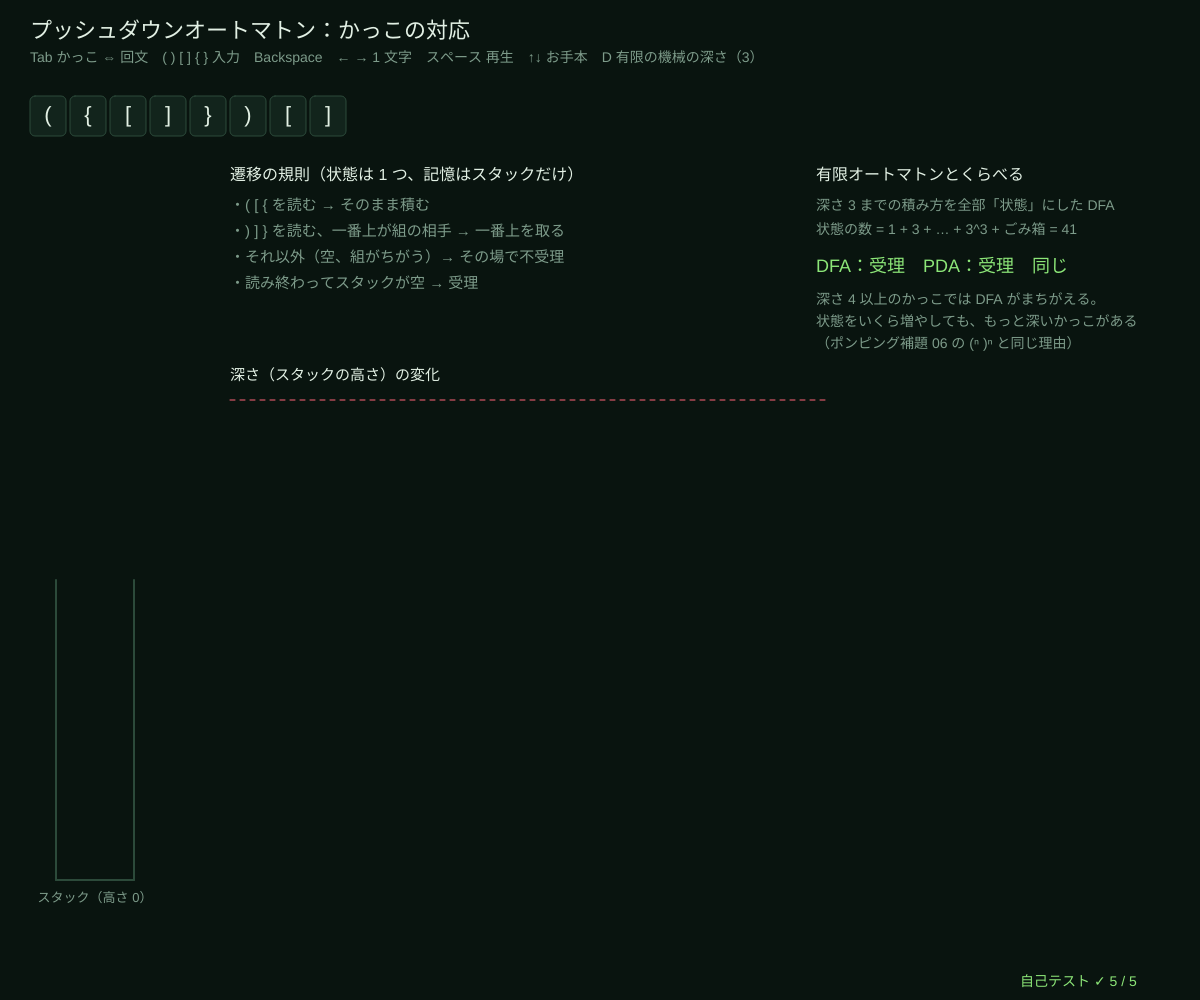
Frame 1 (no input)
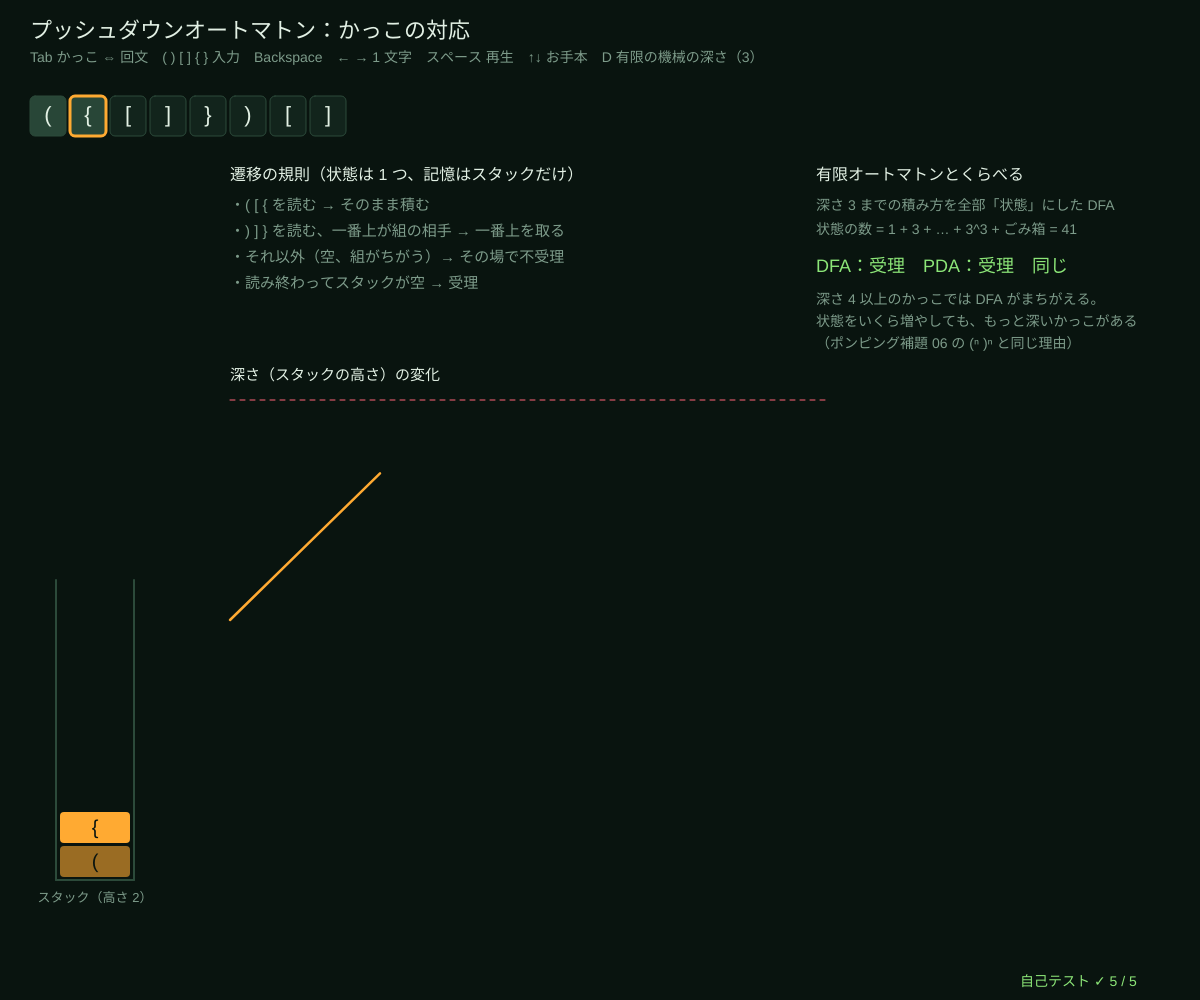
Frame 60 (no input)
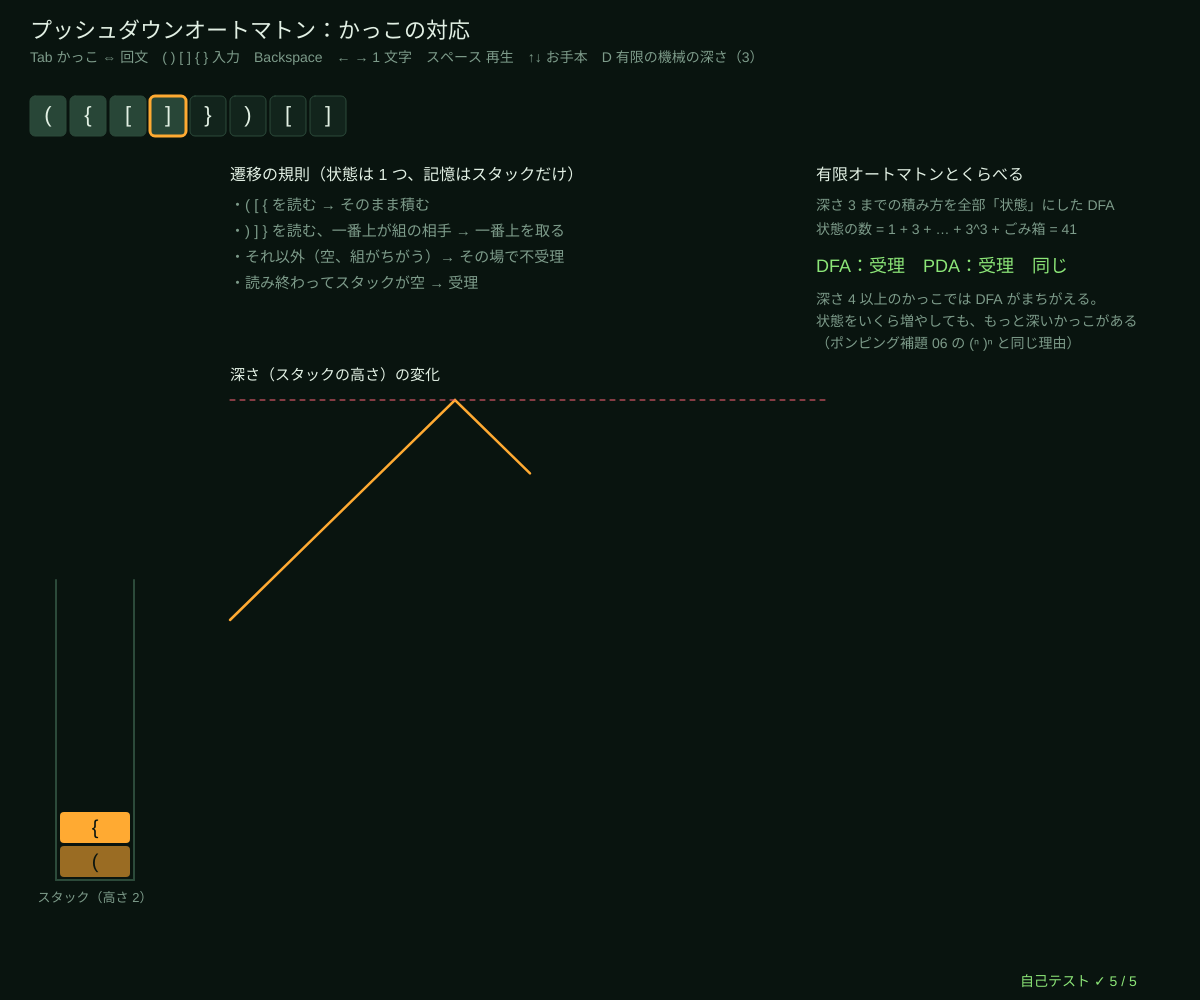
Frame 120 (the mouse pressed at the canvas centre since frame 60)

The p5.js sketch that drew these frames (run headless with seeded random() and noise() and a simulated clock; from frame 60 on, the mouse is pressed at the canvas centre):

// p5.js sketch
// ── sketch.js
// ============================================
// 08 プッシュダウンオートマトン ─ 有限オートマトンに「スタック（積み重ねの記憶）」を 1 本つけた機械
// かっこ：開きかっこは積む、閉じかっこは一番上と組なら取る。最後にスタックが空なら受理。深さに上限がないのが強み。
// 有限の機械は「深さ D まで」しか覚えられない（状態の数 = 積み方の数）。D + 1 段で必ずまちがえる。
// 回文 w wᴿ：どこが真ん中かわからないので、毎回「ここが真ん中」と推測する枝を全部ためす（非決定性 → 枝の探索）
// Tab かっこ ⇔ 回文 / 文字キー 入力（かっこ：( ) [ ] { }、回文：a b）/ Backspace 消す / ← → 1 文字 / スペース 自動再生 / ↑↓ お手本 / D 有限の機械の深さ
// ============================================

const PAIRS = { ')': '(', ']': '[', '}': '{' };
const BR_PRESETS = ['({[]})[]', '(([]){})', '([)]', '((((()))))', '(()', '{[()()]}{}'];
const PAL_PRESETS = ['abba', 'abaaba', 'abab', 'aabbaa', 'baab', 'aaaa'];
let pdaMode = 'br', word = BR_PRESETS[0], pIdx = 0, tpos = 0, playing = true, playT = 0, depthD = 3, trace, branches;

function setup() {
  createCanvas(windowWidth, windowHeight);
  selfTest();
  rerun();
}
function windowResized() { resizeCanvas(windowWidth, windowHeight); }
// ★ かっこの PDA（決定的）：1 文字ごとのスタックの様子を返す
function bracketPda(s) {
  let stk = [], snaps = [[]], fail = -1;
  for (let i = 0; i < s.length; i++) {
    let c = s[i];
    if ('([{'.indexOf(c) >= 0) stk.push(c);                       // 開き → 積む
    else if (stk.length && stk[stk.length - 1] === PAIRS[c]) stk.pop();   // 閉じ ＋ 一番上が組 → 取る
    else { fail = i; snaps.push(stk.slice()); break; }               // 組にならない → 不受理
    snaps.push(stk.slice());
  }
  return { ok: fail < 0 && stk.length === 0, snaps, fail };
}
// ★ 有限の機械：積み方を深さ D までだけ覚える DFA（状態の数 = 1 + 3 + 9 + … + 3^D）。D を超えたら「ごみ箱」へ
function boundedDfa(s, D) {
  let stk = '';
  for (let c of s) {
    if ('([{'.indexOf(c) >= 0) { stk += c; if (stk.length > D) return false; }
    else if (stk.length && stk[stk.length - 1] === PAIRS[c]) stk = stk.slice(0, -1);
    else return false;
  }
  return stk === '';
}
function boundedStates(D) { let n = 0; for (let k = 0; k <= D; k++) n += Math.pow(3, k); return n + 1; }
// ★ 回文 w wᴿ の PDA（非決定的）：枝 = 「真ん中は k 文字目のあと」の推測。全部の枝を同時に動かす
function palindromePda(s) {
  let br = [];
  for (let k = 0; k <= s.length; k++) {                // k 文字読んだあとに ε で「戻す段階」へ
    let stk = [], snaps = [], dead = -1;
    for (let i = 0; i < s.length; i++) {
      if (i < k) stk.push(s[i]);
      else if (stk.length && stk[stk.length - 1] === s[i]) stk.pop();
      else { dead = i; break; }
      snaps.push(stk.slice());
    }
    br.push({ k, snaps, dead, ok: dead < 0 && stk.length === 0 });
  }
  return { branches: br, ok: br.some((b) => b.ok) };
}
function rerun() {
  if (pdaMode === 'br') trace = bracketPda(word); else branches = palindromePda(word);
  tpos = 0; playing = true; playT = 0;
}

function draw() {
  background(...BG);
  hudTitle(pdaMode === 'br' ? 'プッシュダウンオートマトン：かっこの対応' : 'プッシュダウンオートマトン：回文 w wᴿ を非決定的に',
    'Tab かっこ ⇔ 回文　' + (pdaMode === 'br' ? '( ) [ ] { }' : 'a b') + ' 入力　Backspace　← → 1 文字　スペース 再生　↑↓ お手本' + (pdaMode === 'br' ? '　D 有限の機械の深さ（' + depthD + '）' : ''));
  if (playing && ++playT % 30 === 0) { if (tpos < word.length) tpos++; else playing = false; }
  tpos = clampv(tpos, 0, word.length);
  // 入力
  for (let i = 0; i < word.length; i++) {
    stroke(...(i === tpos - 1 ? AMBER : WIRE)); strokeWeight(i === tpos - 1 ? 3 : 1); fill(...(i < tpos ? [40, 70, 55] : PANEL)); rect(30 + i * 40, 96, 36, 40, 5);
    noStroke(); fill(...INK); textAlign(CENTER, CENTER); textSize(22); text(word[i], 48 + i * 40, 116);
  }
  if (pdaMode === 'br') drawBrackets(); else drawPalindrome();
  drawSelfTest(width - 180, height - 14);
}
function drawStack(stk, x, yBottom, w, col, label) {     // 下から積む
  noStroke(); fill(...DIMC); textSize(13); textAlign(CENTER, BASELINE); text(label, x + w / 2, yBottom + 22);
  stroke(...WIRE); strokeWeight(2); line(x - 4, yBottom, x + w + 4, yBottom); line(x - 4, yBottom, x - 4, yBottom - 300); line(x + w + 4, yBottom, x + w + 4, yBottom - 300);
  let h = Math.min(34, 290 / Math.max(1, stk.length));
  stk.forEach((c, i) => { noStroke(); fill(...col, i === stk.length - 1 ? 255 : 150); rect(x, yBottom - (i + 1) * h, w, h - 3, 4); fill(10, 20, 15); textAlign(CENTER, CENTER); textSize(Math.min(20, h * 0.7)); text(c, x + w / 2, yBottom - (i + 0.5) * h - 1); });
}
function drawBrackets() {
  let k = Math.min(tpos, trace.snaps.length - 1), stk = trace.snaps[k], failed = trace.fail >= 0 && tpos > trace.fail;
  drawStack(stk, 60, height - 120, 70, AMBER, 'スタック（高さ ' + stk.length + '）');
  let x = 230; noStroke(); textAlign(LEFT, BASELINE); fill(...INK); textSize(16);
  text('遷移の規則（状態は 1 つ、記憶はスタックだけ）', x, 180);
  fill(...DIMC); textSize(15);
  ['( [ { を読む → そのまま積む', ') ] } を読む、一番上が組の相手 → 一番上を取る', 'それ以外（空、組がちがう）→ その場で不受理', '読み終わってスタックが空 → 受理'].forEach((r, i) => text('・' + r, x, 210 + i * 26));
  textSize(22);
  if (tpos >= word.length || failed) { fill(...(trace.ok ? LIME : ROSE)); text(trace.ok ? '受理（スタックが空）' : failed ? '不受理：' + (trace.fail + 1) + ' 文字目の「' + word[trace.fail] + '」の相手がいない' : '不受理：スタックに ' + stk.length + ' 個残った', x, 340); }
  // 深さのグラフ
  let gx = x, gy = 380, gw = width * 0.5, gh = Math.min(220, height - 520), maxD = Math.max(1, ...trace.snaps.map((s) => s.length));
  fill(...INK); textSize(15); text('深さ（スタックの高さ）の変化', gx, gy);
  stroke(...AMBER); strokeWeight(2.5); noFill(); beginShape();
  for (let i = 0; i <= k; i++) vertex(gx + (i / Math.max(1, word.length)) * gw, gy + 20 + gh - (trace.snaps[i].length / maxD) * gh);
  endShape();
  stroke(...ROSE); strokeWeight(1); drawingContext.setLineDash([5, 5]); let yD = gy + 20 + gh - (depthD / maxD) * gh; if (depthD <= maxD) line(gx, yD, gx + gw, yD); drawingContext.setLineDash([]);
  // 有限の機械とくらべる
  let px = width * 0.68, fin = boundedDfa(word, depthD);
  noStroke(); textAlign(LEFT, BASELINE); fill(...INK); textSize(16); text('有限オートマトンとくらべる', px, 180);
  fill(...DIMC); textSize(14);
  text('深さ ' + depthD + ' までの積み方を全部「状態」にした DFA', px, 210);
  text('状態の数 = 1 + 3 + … + 3^' + depthD + ' + ごみ箱 = ' + boundedStates(depthD), px, 234);
  fill(...(fin === trace.ok ? LIME : ROSE)); textSize(18);
  text('DFA：' + (fin ? '受理' : '不受理') + '　PDA：' + (trace.ok ? '受理' : '不受理') + (fin === trace.ok ? '　同じ' : '　ちがう！'), px, 272);
  fill(...DIMC); textSize(14);
  text('深さ ' + (depthD + 1) + ' 以上のかっこでは DFA がまちがえる。', px, 304);
  text('状態をいくら増やしても、もっと深いかっこがある', px, 326);
  text('（ポンピング補題 06 の (ⁿ )ⁿ と同じ理由）', px, 348);
}
function drawPalindrome() {
  let bs = branches.branches, y0 = 170, rh = Math.min(40, (height - 280) / bs.length);
  noStroke(); textAlign(LEFT, BASELINE); fill(...INK); textSize(16);
  text('枝 = 「真ん中は k 文字目のあと」という推測。前半は積み、後半は一番上と同じ文字なら取る', 30, y0 - 12);
  bs.forEach((b, r) => {
    let y = y0 + r * rh, alive = b.dead < 0 || tpos <= b.dead, done = tpos >= word.length;
    fill(...(done ? (b.ok ? LIME : ROSE) : alive ? INK : [90, 100, 95])); textSize(14);
    text('k = ' + b.k + (done ? (b.ok ? '　受理！' : b.dead >= 0 ? '　' + (b.dead + 1) + ' 文字目で行き止まり' : '　スタックが残る') : alive ? '' : '　行き止まり'), 30, y + rh * 0.6);
    let stk = tpos === 0 ? [] : b.snaps[Math.min(tpos, b.snaps.length) - 1] || [];
    stk.forEach((c, i) => { fill(...(alive ? (i < b.k ? AMBER : CYAN) : [70, 80, 75])); rect(290 + i * 24, y + 4, 21, rh - 8, 3); fill(10, 20, 15); textAlign(CENTER, CENTER); textSize(13); text(c, 300 + i * 24, y + rh / 2); textAlign(LEFT, BASELINE); });
    stroke(...WIRE); strokeWeight(1); line(290 + b.k * 0, y + rh, 290 + 24 * 12, y + rh); noStroke();
  });
  let px = width * 0.62; fill(...INK); textSize(16); text('非決定性 = 枝を全部ためす', px, y0 + 20);
  fill(...DIMC); textSize(14);
  ['枝の数 = 文字数 + 1 = ' + bs.length + '（どこで折り返すか）', '1 本でも受理すれば受理（どの推測が正しいか知らなくてよい）', '長さが奇数の回文（aba）は w wᴿ ではないので受理しない', '決定的な PDA では回文は判定できない（真ん中がわからない）'].forEach((t, i) => text('・' + t, px, y0 + 52 + i * 26));
  if (tpos >= word.length) { fill(...(branches.ok ? LIME : ROSE)); textSize(22); text(branches.ok ? '受理：w wᴿ の形' : '不受理：どの枝も受理しない', px, y0 + 180); }
}

function keyPressed() {
  if (key === 'Tab') { pdaMode = pdaMode === 'br' ? 'pal' : 'br'; pIdx = 0; word = (pdaMode === 'br' ? BR_PRESETS : PAL_PRESETS)[0]; rerun(); return false; }
  let allowed = pdaMode === 'br' ? '()[]{}' : 'ab';
  if (allowed.indexOf(key) >= 0 && key.length === 1) { word = typeInto(word, key, allowed, pdaMode === 'br' ? 24 : 12); rerun(); return false; }
  if (key === 'Backspace') { word = word.slice(0, -1); rerun(); }
  if (key === RIGHT_ARROW) { playing = false; tpos = Math.min(word.length, tpos + 1); }
  if (key === LEFT_ARROW) { playing = false; tpos = Math.max(0, tpos - 1); }
  if (key === ' ') { if (tpos >= word.length) tpos = 0; playing = !playing; playT = 0; }
  if (key === UP_ARROW || key === DOWN_ARROW) { let ps = pdaMode === 'br' ? BR_PRESETS : PAL_PRESETS; pIdx = (pIdx + (key === UP_ARROW ? ps.length - 1 : 1)) % ps.length; word = ps[pIdx]; rerun(); }
  if (key === 'd' || key === 'D') depthD = depthD % 6 + 1;
  return false;
}

// ---- 自己テスト
function selfTest() {
  selfTestResults = [];
  seedRng(8); let okCnt = true, okMix = true;
  for (let k = 0; k < 600; k++) {
    let s = rndString('()', rndInt(0, 14)), c = 0, good = true;
    for (let ch of s) { c += ch === '(' ? 1 : -1; if (c < 0) good = false; }     // 数えるだけの判定（1 種類なら十分）
    if (bracketPda(s).ok !== (good && c === 0)) okCnt = false;
    let m = rndString('()[]{}', rndInt(0, 12)), r = m, prev;
    do { prev = r; r = r.replace(/\(\)|\[\]|\{\}/g, ''); } while (r !== prev);   // 組を消し続けて空になるか
    if (bracketPda(m).ok !== (r === '')) okMix = false;
  }
  check('( ) だけの 600 個：PDA = カウンタの判定（途中で負にならず最後が 0）', okCnt);
  check('3 種類のかっこ 600 個：PDA = 「() [] {} を消し続けて空になる」', okMix);
  let okB = true;
  for (let s of allStrings(['(', ')', '['], 8)) { let p = bracketPda(s), d = Math.max(...p.snaps.map((x) => x.length)); if (d <= 3 && boundedDfa(s, 3) !== p.ok) okB = false; }
  check('深さ 3 までの DFA（' + boundedStates(3) + ' 状態）は深さ 3 以内なら PDA と同じ、深さ 4 の (((()))) をまちがえる', okB && bracketPda('(((())))').ok && !boundedDfa('(((())))', 3));
  let okP = allStrings(['a', 'b'], 10).every((s) => palindromePda(s).ok === (s.length % 2 === 0 && s === [...s].reverse().join('')));
  check('回文 PDA（枝の探索）= 「長さが偶数で逆から読んでも同じ」、長さ 10 までの全部 2047 個', okP);
  check('abba は k = 2 の枝だけが受理、abab はどの枝も受理しない', palindromePda('abba').branches.filter((b) => b.ok).map((b) => b.k).join() === '2' && !palindromePda('abab').ok);
  reportSelfTest();
}

// ---------- やってみよう ----------
// 1. ((((((((((  ))))))))))  のように深くすると、D の DFA はどこでまちがえる？ D を増やすと状態は 3 倍ずつ増える
// 2. 「([)]」はなぜ不受理？ スタックの一番上を見よう。数えるだけ（カウンタ）では見分けられない
// 3. 回文で、長さ 12 の文字列だと枝は 13 本。受理する枝はいくつある？（aaaa はいくつ？）
// 4. 奇数の長さの回文（aba）も受理するには、「真ん中の 1 文字を読みとばす」枝を足せばよい。palindromePda を変えてみよう
// 5. スタックを 2 本にすると？ → チューリング機械と同じ強さになる（10）

// ==================================================
// ここから下は「オートマトンの道具」（中身は読まなくても OK。消さないでね）
// ==================================================
// ---- 色と小さな道具
const BG = [9, 20, 15];                 // 背景（回路基板の黒緑）
const INK = [226, 240, 228];            // 文字（蛍光の白）
const AMBER = [255, 170, 50], CYAN = [70, 215, 230], LIME = [140, 230, 120], ROSE = [255, 100, 120], VIOLET = [185, 150, 255];
const DIMC = [125, 155, 138], PANEL = [18, 36, 28], WIRE = [44, 74, 58];
function clampv(v, a, b) { return v < a ? a : v > b ? b : v !== v ? a : v; }     // NaN なら a に戻す
function fmtN(v, d) { if (typeof v !== 'number' || v !== v) return '?'; return v.toFixed(d === undefined ? 2 : d); }
function hudTitle(t, sub) {              // 左上のタイトルと操作の説明
  noStroke(); fill(...INK); textSize(22); textAlign(LEFT, BASELINE); text(t, 30, 38);
  fill(...DIMC); textSize(14); textLeading(19); text(sub, 30, 62);
}
function typeInto(s, ch, allowed, maxLen) {   // 文字の入力：allowed に入っている 1 文字だけ足す（長さの上限つき）
  if (typeof ch !== 'string' || ch.length !== 1 || allowed.indexOf(ch) < 0) return s;
  return s.length < (maxLen || 40) ? s + ch : s;
}
// ---- 種つきの乱数（同じ種なら毎回同じ列 → 実験をくり返せる）
let rngState = 1;
function seedRng(s) { rngState = (s >>> 0) || 1; }
function rnd() {                       // 0〜1 の一様乱数（mulberry32）
  rngState = (rngState + 0x6d2b79f5) >>> 0;
  let t = rngState;
  t = Math.imul(t ^ (t >>> 15), t | 1);
  t ^= t + Math.imul(t ^ (t >>> 7), t | 61);
  return ((t ^ (t >>> 14)) >>> 0) / 4294967296;
}
function rndInt(a, b) { return a + Math.floor(rnd() * (b - a + 1)); }
function rndPick(arr) { return arr[Math.floor(rnd() * arr.length)]; }
function rndString(alpha, len) { let s = ''; for (let i = 0; i < len; i++) s += alpha[Math.floor(rnd() * alpha.length)]; return s; }
// ---- 有限オートマトンの道具
// DFA = { n: 状態の数, alpha: ['a','b'], tr: [{a: 1, b: 0}, ...], start: 0, acc: [true/false...] }
//   tr[q][c] がない = 「行き止まり」（そこで不受理が決まる）
// NFA = { n, alpha, tr: [{a: [1, 2], '': [3]}, ...], start, acc }  ('' が ε 遷移)
function dfaNext(d, q, c) { if (q < 0 || !d.tr[q]) return -1; let t = d.tr[q][c]; return t === undefined || t < 0 || t >= d.n ? -1 : t; }
function dfaTrace(d, s) {               // たどった状態の列（-1 = 行き止まり）
  let q = d.start, out = [q];
  for (let c of s) { q = dfaNext(d, q, c); out.push(q); }
  return out;
}
function dfaAccepts(d, s) { let q = d.start; for (let c of s) { q = dfaNext(d, q, c); if (q < 0) return false; } return q >= 0 && !!d.acc[q]; }
function copyDfa(d) { return { n: d.n, alpha: d.alpha.slice(), tr: d.tr.map((m) => Object.assign({}, m)), start: d.start, acc: d.acc.slice() }; }
function completeDfa(d) {               // 行き止まりを「ごみ箱」状態にまとめて、全部の遷移をそろえる
  let e = copyDfa(d), sink = -1;
  for (let q = 0; q < e.n; q++) for (let c of e.alpha) if (dfaNext(e, q, c) < 0) {
    if (sink < 0) { sink = e.n++; e.tr.push({}); e.acc.push(false); for (let cc of e.alpha) e.tr[sink][cc] = sink; }
    e.tr[q][c] = sink;
  }
  e.sink = sink;
  return e;
}
function complementDfa(d) { let e = completeDfa(d); e.acc = e.acc.map((v) => !v); return e; }   // 受理と不受理を入れかえる
function productDfa(A, B, op) {         // 積の構成：状態 = (A の状態, B の状態) の組。たどれる組だけ作る
  let a = completeDfa(A), b = completeDfa(B), alpha = a.alpha.filter((c) => b.alpha.indexOf(c) >= 0);
  let id = new Map(), pairs = [], tr = [], queue = [];
  let get = (p, q) => { let k = p * 1000 + q; if (!id.has(k)) { id.set(k, pairs.length); pairs.push([p, q]); tr.push({}); queue.push(k); } return id.get(k); };
  get(a.start, b.start);
  for (let h = 0; h < queue.length; h++) {
    let [p, q] = pairs[h];
    for (let c of alpha) tr[h][c] = get(a.tr[p][c], b.tr[q][c]);
  }
  let f = { and: (x, y) => x && y, or: (x, y) => x || y, diff: (x, y) => x && !y, xor: (x, y) => x !== y }[op];
  return { n: pairs.length, alpha, tr, start: 0, acc: pairs.map(([p, q]) => f(!!a.acc[p], !!b.acc[q])), pairs, left: a, right: b };
}
function dfaShortestAccepted(d) {       // 幅優先探索：受理状態までの一番短い文字列（なければ null = 空言語）
  let prev = new Array(d.n).fill(null), seen = new Array(d.n).fill(false), queue = [d.start];
  seen[d.start] = true;
  for (let h = 0; h < queue.length; h++) {
    let q = queue[h];
    if (d.acc[q]) { let s = ''; while (prev[q]) { s = prev[q][1] + s; q = prev[q][0]; } return s; }
    for (let c of d.alpha) { let t = dfaNext(d, q, c); if (t >= 0 && !seen[t]) { seen[t] = true; prev[t] = [q, c]; queue.push(t); } }
  }
  return null;
}
function dfaEquivalent(A, B) { return dfaShortestAccepted(productDfa(A, B, 'xor')); }   // null なら同じ言語、そうでなければ反例
function reachableDfa(d) {              // スタートからたどれない状態を消す
  let order = [d.start], idx = new Map([[d.start, 0]]);
  for (let h = 0; h < order.length; h++) for (let c of d.alpha) { let t = dfaNext(d, order[h], c); if (t >= 0 && !idx.has(t)) { idx.set(t, order.length); order.push(t); } }
  let tr = order.map((q) => { let m = {}; for (let c of d.alpha) { let t = dfaNext(d, q, c); if (t >= 0) m[c] = idx.get(t); } return m; });
  return { n: order.length, alpha: d.alpha.slice(), tr, start: 0, acc: order.map((q) => !!d.acc[q]), old: order };
}
function minimizeMoore(d) {             // ムーアの分割の精密化：「区別できない状態」を同じブロックに
  let e = reachableDfa(completeDfa(d));
  let blk = e.acc.map((v) => (v ? 1 : 0)), rounds = [];
  let renum = (keys) => { let m = new Map(); return keys.map((k) => { if (!m.has(k)) m.set(k, m.size); return m.get(k); }); };
  blk = renum(blk); rounds.push(blk.slice());
  for (;;) {
    let keys = blk.map((b, q) => b + '|' + e.alpha.map((c) => blk[e.tr[q][c]]).join(','));
    let nb = renum(keys), cnt = new Set(nb).size;
    if (cnt === new Set(blk).size) break;
    blk = nb; rounds.push(blk.slice());
  }
  let k = new Set(blk).size, tr = [], acc = [];
  for (let b = 0; b < k; b++) { tr.push({}); acc.push(false); }
  for (let q = 0; q < e.n; q++) { acc[blk[q]] = !!e.acc[q]; for (let c of e.alpha) tr[blk[q]][c] = blk[e.tr[q][c]]; }
  return { work: e, rounds, blockOf: blk, min: { n: k, alpha: e.alpha.slice(), tr, start: blk[e.start], acc } };
}
function allStrings(alpha, maxLen) {    // 長さ 0〜maxLen の文字列を全部
  let out = [''], layer = [''];
  for (let L = 1; L <= maxLen; L++) { let nx = []; for (let s of layer) for (let c of alpha) nx.push(s + c); out.push(...nx); layer = nx; }
  return out;
}
function epsClosure(nfa, states) {      // ε 遷移だけでたどれる状態を全部足す
  let seen = new Set(states), todo = [...states];
  while (todo.length) { let q = todo.pop(); for (let t of (nfa.tr[q] && nfa.tr[q]['']) || []) if (!seen.has(t)) { seen.add(t); todo.push(t); } }
  return [...seen].sort((x, y) => x - y);
}
function nfaMove(nfa, set, c) { let out = new Set(); for (let q of set) for (let t of (nfa.tr[q] && nfa.tr[q][c]) || []) out.add(t); return epsClosure(nfa, [...out]); }
function nfaTrace(nfa, s) { let cur = epsClosure(nfa, [nfa.start]), out = [cur]; for (let c of s) { cur = nfaMove(nfa, cur, c); out.push(cur); } return out; }
function nfaAccepts(nfa, s) { let cur = epsClosure(nfa, [nfa.start]); for (let c of s) { cur = nfaMove(nfa, cur, c); if (!cur.length) return false; } return cur.some((q) => nfa.acc[q]); }
function subsetConstruct(nfa, maxStates) {   // 部分集合構成：DFA の 1 状態 = NFA の状態の集合（たどれる集合だけ）
  let first = epsClosure(nfa, [nfa.start]), sets = [first], id = new Map([[first.join(','), 0]]), rows = [], tr = [];
  for (let h = 0; h < sets.length && sets.length <= (maxStates || 4096); h++) {
    let row = { from: h, to: {} }; tr.push({});
    for (let c of nfa.alpha) {
      let t = nfaMove(nfa, sets[h], c), k = t.join(',');
      if (!id.has(k)) { id.set(k, sets.length); sets.push(t); }
      row.to[c] = id.get(k); tr[h][c] = id.get(k);
    }
    rows.push(row);
  }
  return { sets, rows, dfa: { n: sets.length, alpha: nfa.alpha.slice(), tr, start: 0, acc: sets.map((st) => st.some((q) => nfa.acc[q])) } };
}
function setName(st) { return '{' + st.join(',') + '}'; }
// ---- 自己テストの道具
let selfTestResults = [];
function check(name, cond) { selfTestResults.push({ name, ok: !!cond }); }
function reportSelfTest() { for (let r of selfTestResults) (r.ok ? console.log : console.error)((r.ok ? '✓ ' : '✗ ') + r.name); }
function selfTestLine() { let n = selfTestResults.filter((r) => r.ok).length; return '自己テスト ' + (n === selfTestResults.length ? '✓ ' : '✗ ') + n + ' / ' + selfTestResults.length; }
function drawSelfTest(x, y) { noStroke(); fill(...(selfTestResults.every((r) => r.ok) ? LIME : ROSE)); textSize(14); textAlign(LEFT, BASELINE); text(selfTestLine(), x, y); }
